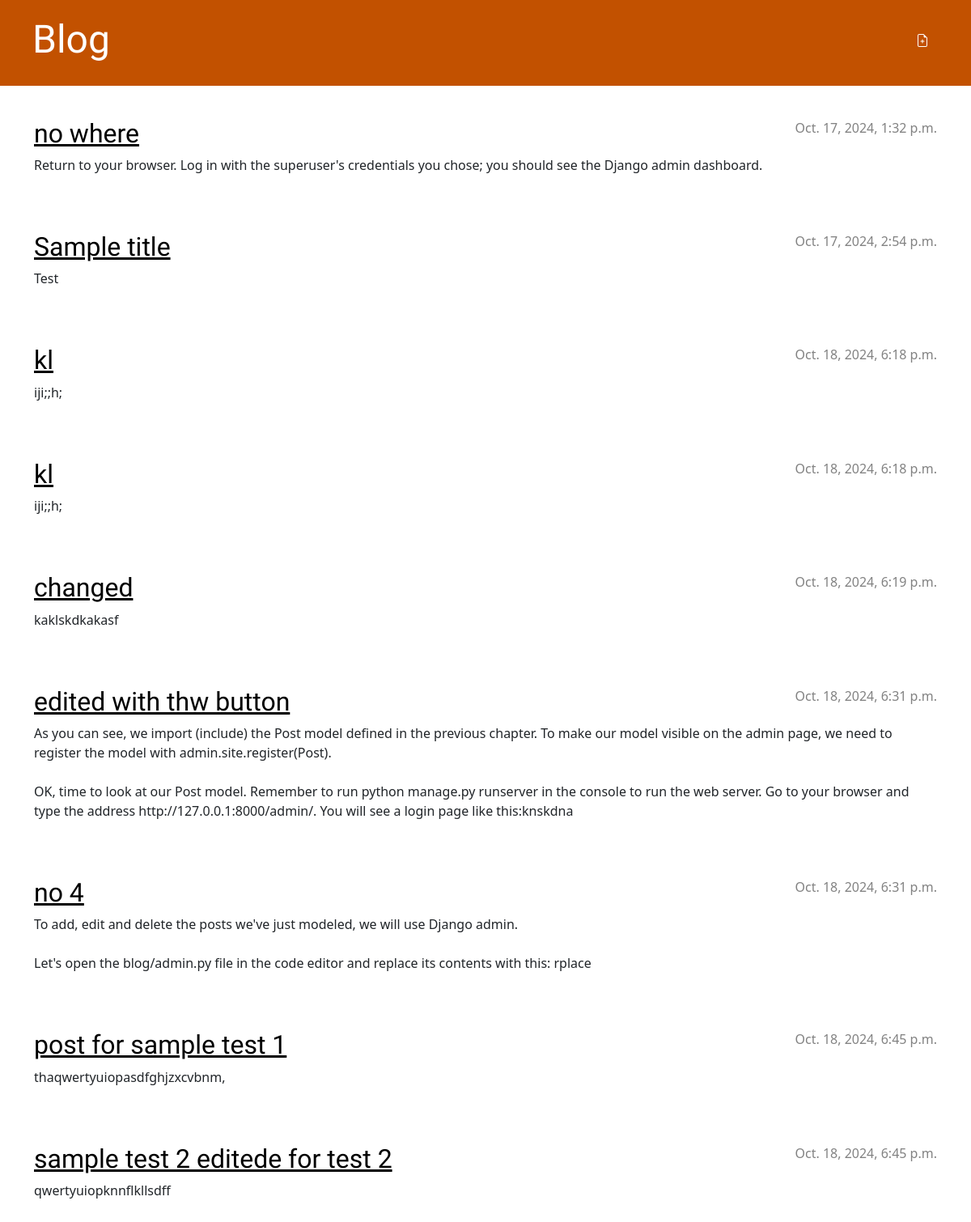
The page / on the database its author committed.
### blog/models.py (models this page shows, shortened)
class Post(models.Model):
    author = models.ForeignKey(settings.AUTH_USER_MODEL, on_delete=models.CASCADE)
    title = models.CharField(max_length=200)
    text = models.TextField()
    created_date = models.DateTimeField(default=timezone.now)
    published_date = models.DateTimeField(blank=True, null=True)

### blog/views.py (the view)
# urls.py: path('', views.post_list, name='post_list'),
def post_list(request):
    posts = Post.objects.filter(published_date__lte=timezone.now()).order_by('published_date')
    return render(request, 'blog/post_list.html', {'posts': posts})

### blog/templates/blog/post_list.html (shortened to what this page needs)
{% load static %}
<!DOCTYPE html>
<html>
    <head>
        <link rel="stylesheet" href="https://cdn.jsdelivr.net/npm/bootstrap@5.1.3/dist/css/bootstrap.min.css">
        <link rel="stylesheet" href="{% static 'css/blog.css' %}">
    </head>
    <body>
        <header class="page-header">
            <div class="container">
            <a href="{% url 'post_new' %}" class="top-menu">
            </a>
        </div>
            <h1><a href="/">Blog</a></h1>
        </header>
        <main class="container">
            <div class="row">
                <div class="col">
                    {% for post in posts %}
                        <article class="post">
                            <time class="date">
                                {{ post.published_date }}
                            </time>
                            <h2><a href="{% url 'post_detail' pk=post.pk %}">{{ post.title }}</a></h2>
                            <p>{{ post.text|linebreaksbr }}</p>
                        </article>
                    {% endfor %}
                </div>
            </div>
        </main>
    </body>
</html>

### blog/static/css/blog.css (style rules this page uses)
.page-header { background-color: #C25100; margin-top: 0; margin-bottom: 40px; padding: 20px 20px 20px 40px; }
.page-header h1, .page-header h1 a, .page-header h1 a:visited, .page-header h1 a:active { color: #ffffff; font-size: 36pt; text-decoration: none; }
h1, h2, h3, h4 { font-family: 'Lobster', cursive; }
.date { color: #828282; }
.top-menu, .top-menu:hover, .top-menu:visited { color: #ffffff; float: right; font-size: 26pt; margin-right: 20px; }
.post { margin-bottom: 70px; }
.post h2 a, .post h2 a:visited { color: #000000; }
.post > .date, .post > .actions { float: right; }

### rows shown on the page
Post: published_date "Oct. 17, 2024, 1:32 p.m.", title "no where", text "Return to your browser. Log in with the superuser's credentials you chose; you should see the Django admin dashboard."
Post: published_date "Oct. 17, 2024, 2:54 p.m.", title "Sample title", text "Test"
Post: published_date "Oct. 18, 2024, 6:18 p.m.", title "kl", text "iji;;h;"
Post: published_date "Oct. 18, 2024, 6:18 p.m.", title "kl", text "iji;;h;"
Post: published_date "Oct. 18, 2024, 6:19 p.m.", title "changed", text "kaklskdkakasf"
Post: published_date "Oct. 18, 2024, 6:31 p.m.", title "edited with thw button", text "As you can see, we import (include) the Post model defined in the previous chapter. To make our model visible on the admin page, we need to register the model with admin.site.register(Post). OK, time to look at our Post model. Remember to run python manage.py runserver in the console to run the web server. Go to your browser and type the address http://127.0.0.1:8000/admin/. You will see a login page like this:knskdna"
Post: published_date "Oct. 18, 2024, 6:31 p.m.", title "no 4", text "To add, edit and delete the posts we've just modeled, we will use Django admin. Let's open the blog/admin.py file in the code editor and replace its contents with this: rplace"
Post: published_date "Oct. 18, 2024, 6:45 p.m.", title "post for sample test 1", text "thaqwertyuiopasdfghjzxcvbnm,"
Post: published_date "Oct. 18, 2024, 6:45 p.m.", title "sample test 2 editede for test 2", text "qwertyuiopknnflkllsdff"
